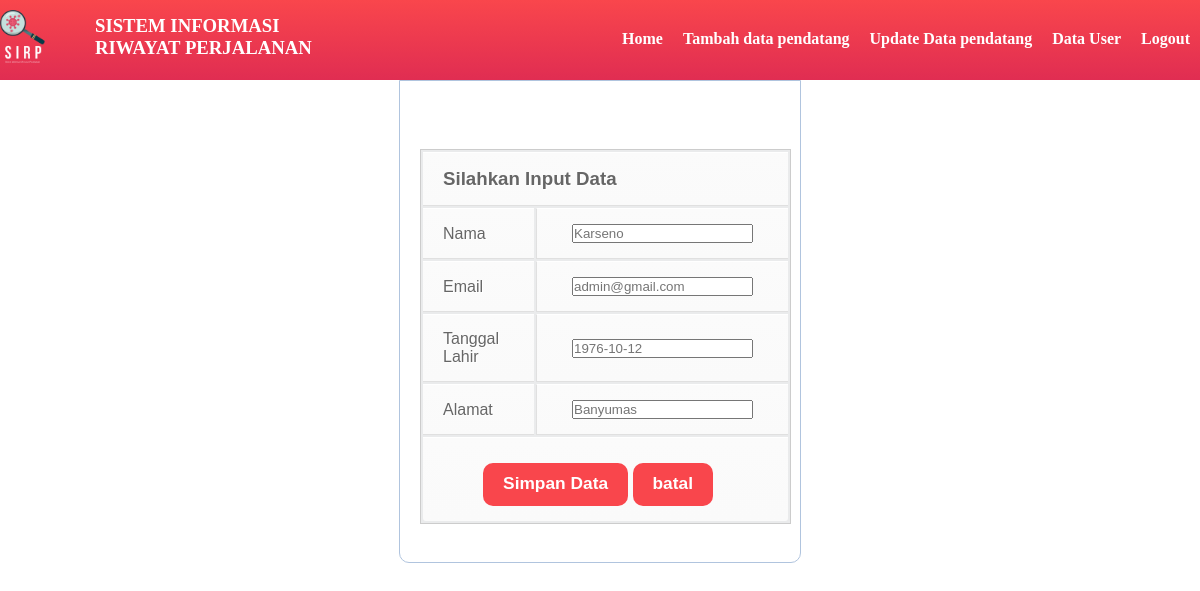
The page /Admin/update_user.php?id=2 (signed in) on the database its author committed.
### tables this page shows
CREATE TABLE `user` (
  `id_user` int(11) NOT NULL,
  `email` varchar(50) NOT NULL,
  `password` varchar(50) NOT NULL,
  `nama_lengkap` varchar(100) NOT NULL,
  `tgl_lahir` date NOT NULL,
  `alamat` text NOT NULL,
  `jekel` varchar(50) NOT NULL,
  `status` varchar(20) NOT NULL
);

### Admin/koneksi.php (called while the page is built, shortened)
<?php $koneksi = new mysqli("localhost","root","","tubes");
function query($query)
{
    global $koneksi;
    $result = mysqli_query($koneksi, $query);
    $rows = [];
    while ($row = mysqli_fetch_assoc($result)) {
        $rows[] = $row;
    }
    return $rows;
}
?>

### Admin/update_user.php (the view, shortened to what this page needs)
<?php
include 'koneksi.php';
abs((int)$id = $_GET["id"]);
$data = query("SELECT * FROM user WHERE id_user = $id")[0];
?>
<!DOCTYPE html>
<head>
<link rel="stylesheet" type="text/css" href="style.css">
</head>
<body>
<?php
		include 'navbar.php';
		 ?>
    <form action="" method="POST">
		<br>
		<table align="center">
		<tr>
     		<td colspan="2" align="center"><h3>Silahkan Input Data</h3></td>
		</tr>
		<tr>
    		<td>Nama</td>
    		<td><input type="text" name="nama" id="nama" placeholder="<?php echo $data['nama_lengkap'] ?>"></td>
		</tr>
		<tr>
    		<td>Email</td>
    		<td><input type="text" name="email" id="email" placeholder="<?php echo $data['email'] ?>"></td>
		</tr>
		<tr>
    		<td>Tanggal Lahir</td>
    		<td><input type="text" name="tgl" id="tgl" placeholder="<?php echo $data['tgl_lahir'] ?>"></td>
		</tr>
		<tr>
    		<td>Alamat</td>
    		<td><input type="text" name="alamat" id="alamat" placeholder="<?php echo $data['alamat'] ?>"></td>
		</tr>
		    <td colspan="2" align="center">
		    <center><button type="submit" name="edit" class="button">Simpan Data</button>
		    <button type="submit" name="batal" class="button">batal</button></center>
		    </td>
		</table>
		<br>
	</form>
</body>

### Admin/style.css (style rules this page uses)
* { margin: 0; padding: 0; list-style: none; text-decoration: none; }
table { font-family: Arial, Helvetica, sans-serif; margin:0 auto; color: #666; margin-top: 30px; text-shadow: 1px 1px 0px #fff; background: #eaebec; border: #ccc 1px solid; }
table tr { text-align: center; padding-left: 20px; }
table td:first-child { text-align: left; padding-left: 20px; border-left: 0; }
table td { padding: 15px 35px; border-top: 1px solid #ffffff; border-bottom: 1px solid #e0e0e0; border-left: 1px solid #e0e0e0; background: #fafafa; background: -webkit-gradient(linear, left top, left bottom, from(#fbfbfb), to(#fafafa)); background: -moz-linear-gradient(top, #fbfbfb, #fafafa); }
table tr:last-child td { border-bottom: 0; }
table tr:last-child td:first-child { -moz-border-radius-bottomleft: 3px; -webkit-border-bottom-left-radius: 3px; border-bottom-left-radius: 3px; }
table tr:last-child td:last-child { -moz-border-radius-bottomright: 3px; -webkit-border-bottom-right-radius: 3px; border-bottom-right-radius: 3px; }
.button { background: #F9464C; border-top: none; border-right: none; border-left: none; border-radius: 5px; padding: 10px 20px; font-size: 13pt; border-bottom:0px solid #454545; margin-top: 10px; color: white; font-weight: bold; border-radius:10px; cursor: pointer; }
.button::after { content: ''; display: block; width: 0px; height: 2px; background-color: #FFFFFF; color: #FFFFFF; transition: width .3s }
form, .content { width: 30%; margin: 0px auto; padding: 20px; border: 1px solid #B0C4DE; background: white; border-radius: 0px 0px 10px 10px; }

### rows shown on the page
user: nama "Karseno", email "admin@gmail.com", tgl "1976-10-12", alamat "Banyumas"
